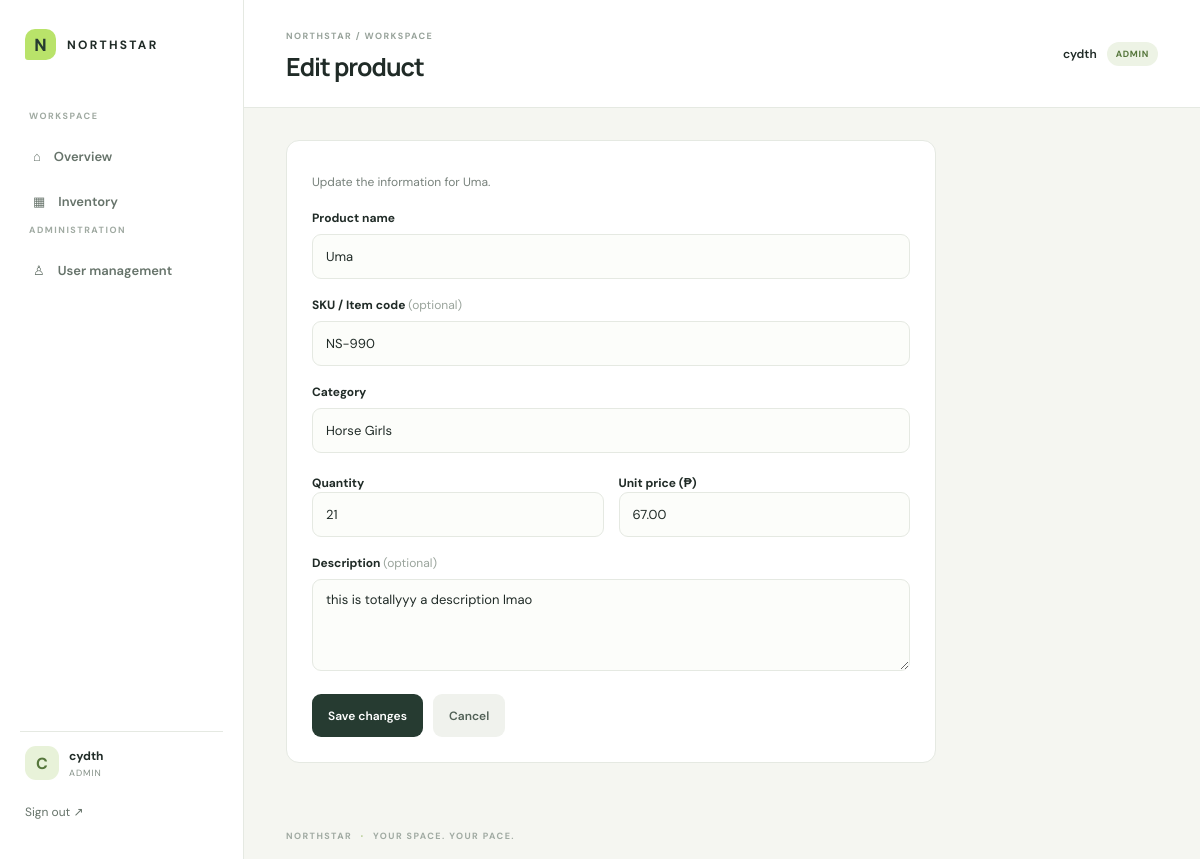
The app's page /edit_product.php?id=1 (signed in) with its own data.
### tables this page shows
CREATE TABLE `products` (
  `id` int(10) UNSIGNED NOT NULL,
  `name` varchar(100) NOT NULL,
  `sku` varchar(50) DEFAULT NULL,
  `category` varchar(60) DEFAULT NULL,
  `quantity` int(10) UNSIGNED NOT NULL DEFAULT 0,
  `price` decimal(10,2) NOT NULL DEFAULT 0.00,
  `description` varchar(1000) DEFAULT NULL,
  `created_at` timestamp NULL DEFAULT current_timestamp(),
  `updated_at` timestamp NULL DEFAULT current_timestamp() ON UPDATE current_timestamp()
);

### product_form.php (the view, shortened to what this page needs)
<label for="name">Product name</label>
<input id="name" name="name" type="text" maxlength="100" value="<?=e($product['name'] ?? '')?>" required>
<label for="sku">SKU / Item code <span class="optional">(optional)</span></label>
<input id="sku" name="sku" type="text" maxlength="50" value="<?=e($product['sku'] ?? '')?>" placeholder="e.g. NS-001">
<label for="category">Category</label>
<input id="category" name="category" type="text" maxlength="60" value="<?=e($product['category'] ?? '')?>" placeholder="e.g. Office supplies">
<div class="form-grid">
    <div>
        <label for="quantity">Quantity</label>
        <input id="quantity" name="quantity" type="number" min="0" max="1000000" value="<?=e($product['quantity'] ?? 0)?>" required>
    </div>
    <div>
        <label for="price">Unit price (₱)</label>
        <input id="price" name="price" type="number" min="0" step="0.01" value="<?=e($product['price'] ?? '0.00')?>" required>
    </div>
</div>
<label for="description">Description <span class="optional">(optional)</span></label>
<textarea id="description" name="description" rows="4" maxlength="1000" placeholder="Add a short description..."><?=e($product['description'] ?? '')?></textarea>
<div class="form-buttons">
    <button class="button" type="submit"><?=e($buttonLabel)?></button>
    <a class="button ghost-button" href="products.php">Cancel</a>
</div>

### edit_product.php (shortened to what this page needs)
<?php
require_once 'config.php';
require_once 'functions.php';
$id = filter_input(INPUT_GET, 'id', FILTER_VALIDATE_INT);
$stmt = $pdo->prepare('SELECT * FROM products WHERE id=?');
$stmt->execute([$id]);
$product = $stmt->fetch();
echo '<section class="panel form-panel-card"><p class="muted-copy">Update the information for ' . e($product['name']) . '.</p><form method="post">' . csrf_field();
$buttonLabel = 'Save changes';
include 'product_form.php';
echo '</form></section>';

### style.css (style rules this page uses)
:root { --ink: #202b27; --muted: #77817b; --paper: #f5f6f1; --line: #e5e9e2; --green: #b9e36a; --deep: #263b31; --white: #fff; }
* { box-sizing: border-box; }
body { margin: 0; min-height: 100vh; background: var(--paper); color: var(--ink); font-family: 'DM Sans', sans-serif; }
a { color: inherit; }
form { display: flex; flex-direction: column; }
label { margin: 0 0 8px; font-size: 12px; font-weight: 700; }
input, select, textarea { width: 100%; min-height: 45px; margin: 0 0 18px; padding: 11px 13px; border: 1px solid var(--line); border-radius: 9px; outline: none; background: #fcfdfa; color: var(--ink); font: 13px 'DM Sans'; transition: border .2s, box-shadow .2s; }
textarea { resize: vertical; }
.primary-button, .button { display: inline-flex; justify-content: space-between; align-items: center; gap: 12px; min-height: 43px; padding: 0 16px; border: 0; border-radius: 9px; background: var(--deep); color: white; text-decoration: none; font: 600 12px 'DM Sans'; cursor: pointer; transition: background .2s, transform .2s; }
.app-page { min-height: 100vh; }
.welcome-row p:not(.eyebrow), .muted-copy { margin: 8px 0 0; color: var(--muted); font-size: 12px; }
.stat-card, .panel { background: #fff; border: 1px solid var(--line); border-radius: 13px; }
.panel { padding: 22px; }
.form-panel-card { max-width: 650px; padding: 25px; }
.form-panel-card form { margin-top: 20px; }
.form-grid { display: grid; grid-template-columns: 1fr 1fr; gap: 15px; }
.form-grid input { margin-bottom: 18px; }
.optional { color: #9aa49c; font-weight: 400; }
.form-buttons { display: flex; gap: 10px; margin-top: 5px; }
.ghost-button { background: #f0f2ed; color: #526157; }

### records on screen
products: name "Uma", sku "NS-990", category "Horse Girls", quantity "21", price "67.00", description "this is totallyyy a description lmao"

### other values on screen
substr($name, 0, 1) "C"
$name "cydth"
$role "ADMIN"
$title "Edit product"
$buttonLabel "Save changes"
